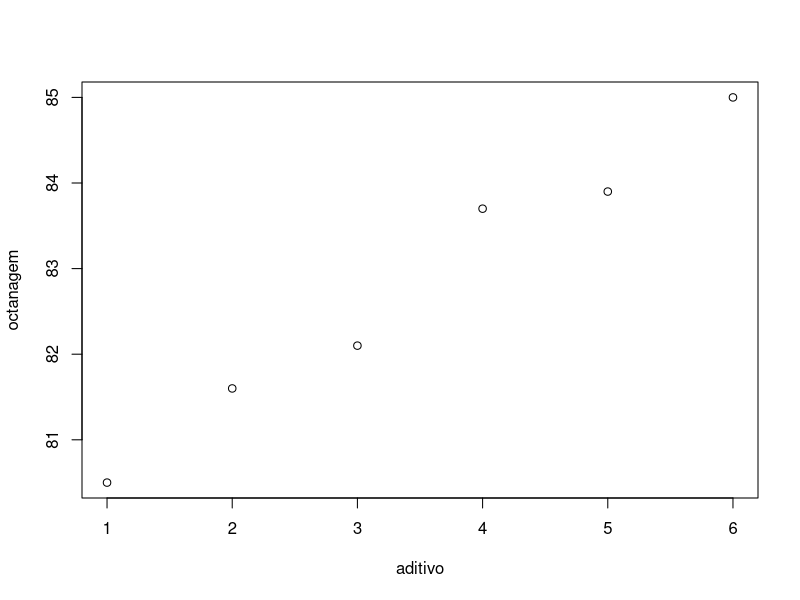

Write R code to recreate this figure.
############ Exemplo- Correlacao ##################

####################################
## exemplo da octanagem da gasolina (Y) e da adicao de um novo aditivo (X)
####################################

octanagem<-c(80.5, 81.6, 82.1, 83.7, 83.9, 85.0)
aditivo<-c(1, 2, 3, 4, 5, 6)

# grafico de dispersao
plot(octanagem~aditivo)

#calculo da correlacao
cor(octanagem,aditivo)

#teste  da correlacao
cor.test(octanagem,aditivo, method = "pearson", alternative="two.sided")
cor.test(octanagem,aditivo, method = "pearson", alternative="less")
cor.test(octanagem,aditivo, method = "pearson", alternative="great")
